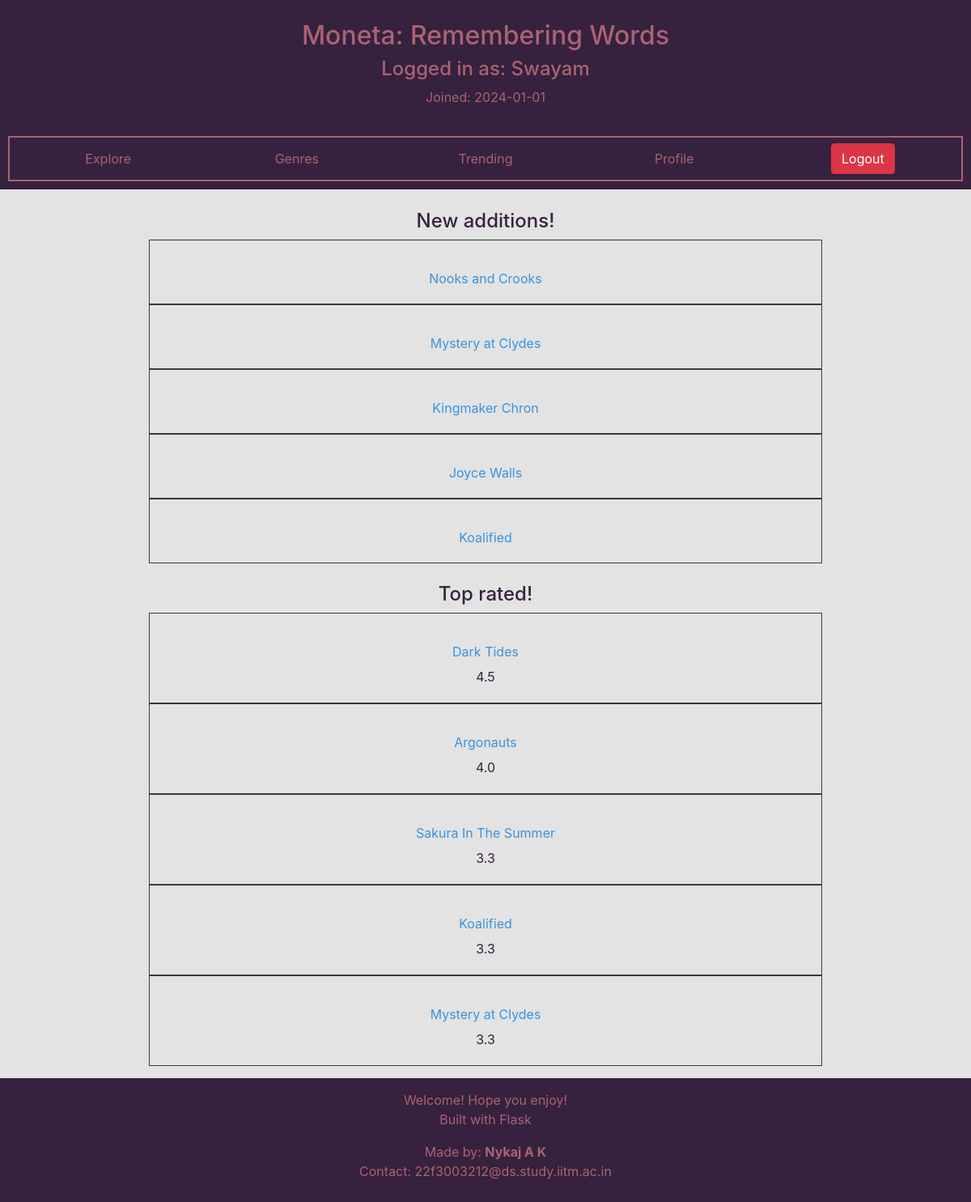
/trending (signed in), run on the app's committed database.
### moneta/models.py (models this page shows, shortened)
class User(db.Model,UserMixin):
    __tablename__ = "user"
    id = db.Column(db.Integer,primary_key = True)
    username = db.Column(db.String(20),nullable=False,unique=True)
    password = db.Column(db.String(60),nullable=True)
    email = db.Column(db.String(60),nullable=False,unique=True)
    doj = db.Column(db.DateTime, nullable=False, default = date.today())
    is_librarian = db.Column(db.Integer,nullable = False, default = 0)
    borrowed = db.relationship('Borrow',backref='user',lazy=True)
    returned = db.relationship('Return',backref='user',lazy=True)
    comments = db.relationship('Comment',backref = 'user', lazy=True)
    requested = db.relationship('Requested',backref = 'user', lazy=True)

class Book(db.Model):
    __tablename__ = "book"
    id = db.Column(db.Integer,primary_key = True)
    name = db.Column(db.String(80), unique = True, nullable = False)
    description = db.Column(db.Text)
    ratings = db.relationship('Rating',backref='book',lazy=True)
    comments = db.relationship('Comment',backref = 'book', lazy=True)
    borrowed = db.relationship('Borrow',backref = 'book',lazy=True)
    requested = db.relationship('Requested',backref = 'book',lazy=True)
    def get_rating(self):
        avg_score = 0
        all_ratings = self.ratings
        for rating in all_ratings:
            avg_score += rating.score
        if (len(all_ratings)):
            avg_score = avg_score / len(all_ratings)
            avg_score = round(avg_score,1)
        else:
            avg_score = 0
        return avg_score
    def __lt__(self,other):
        return len(self.ratings) < len(other.ratings)

### moneta/routes.py (the view)
@app.route("/trending")
@normal_user_required
def trending():
    all_books = Book.query.order_by(Book.id).all()
    new_books = all_books[-5::]
    new_books = new_books[::-1]
    N = 5
    top_books = []
    for book in all_books:
        top_books.append((book.get_rating(),book))
        if len(top_books) > N:
            top_books.sort(reverse=True)
            top_books.pop()
    return render_template('user_specific/trending.html', new_books = new_books,top_books = top_books)

### moneta/routes.py (called while the page is built, shortened)
@login_manager.user_loader
def load_user(user_id):
    user = User.query.filter_by(id=user_id).first()
    app.logger.info(f"User {user.username} was loaded!")
    return user

def normal_user_required(fun):
    @wraps(fun)
    def inner(*args,**kwargs):
        if not current_user.is_anonymous and not current_user.is_librarian:
            return fun(*args,**kwargs)
    return inner

### moneta/templates/user_specific/trending.html
{% extends "user_specific/dashboard.html" %}
{% block main_body %}
    <div class="container text-center">
        <h4 class="help-text">New additions!</h4>
        {% for book in new_books %}
        <div class="mx-auto text-center border border-dark p-1" style="width:75%">
            <br>
            <h5><a class="link-text btn" href="{{ url_for('selected_book',id = book.id) }}">{{book.name}}</a></h5>
        </div>
        {% endfor %}
        <br>
        <h4 class="help-text">Top rated!</h4>
        {% for rating,book in top_books %}
        <div class="mx-auto text-center border border-dark p-1" style="width:75%">
            <br>
            <a class="link-text btn" href="{{ url_for('selected_book',id = book.id) }}">{{book.name}}</a>
            <p class="help-text">{{rating}}</p>
        </div>
        {% endfor %}
    </div>
{% endblock %}

### moneta/templates/user_specific/dashboard.html
{% extends "base_templates/base.html" %}
{% block header_element %}
    <div class="container-flexible" id="header-container">
        <div class="row text-center header-container-element" id="header-container-info">
            <div class="col" id="header-container-info-content">
                <h2 class="header-info-content-text">Moneta: Remembering Words</h2>
                <h4 class="header-info-content-text">Logged in as: {{ current_user.username }} </h4>
                <p class="header-info-content-text">Joined: {{current_user.doj.__str__()[:10:]}}</p>
            </div>
        </div>
        <div class="row text-center header-container-element" id="header-container-links">
            <div class="col header-link-div"><a class="btn header-link" href="{{ url_for('search') }}">Explore</a></div>
            <div class="col header-link-div"><a class="btn header-link" href="{{ url_for('genre') }}">Genres</a></div>
            <div class="col header-link-div"><a class="btn header-link" href="{{ url_for('trending') }}">Trending</a></div>
            <div class="col header-link-div"><a class="btn header-link" href="{{ url_for('home') }}">Profile</a></div>
            <div class="col header-link-div"><a class="btn btn-danger" href="{{ url_for('logout') }}">Logout</a></div>
        </div>
    </div>
{% endblock %}

### moneta/static/custom/global_styles.css (style rules this page uses)
:root { --custom_primary: rgb(57,147,221); --custom_secondary: rgb(84,122,65); --custom_tertiary: rgb(170,99,115); --custom_accent_light: rgb(227,227,227); --custom_accent_dark: rgb(54,33,62); }
body { background-color: var(--custom_accent_light); overflow-x: hidden; min-height: 100vh; display: flex; flex-direction: column; }

### moneta/static/custom/header_styles.css (style rules this page uses)
#header-container { padding: 5px; margin-bottom: 10px; background-color: var(--custom_accent_dark); }
.header-container-element { padding: 5px; margin: 5px; margin-top: 15px; }
.header-link-div { margin: 2px; }
.header-link { color: var(--custom_tertiary); }
.header-info-content-text { color: var(--custom_tertiary); }
#header-container-links { border: 2px solid var(--custom_tertiary); }

### moneta/static/custom/content_text_styles.css (style rules this page uses)
.link-text { color: var(--custom_primary); }
.help-text { color: var(--custom_accent_dark); }

### data on the page
User: username "Swayam", doj "2024-01-01"
Book: name "Nooks and Crooks"
Book: name "Mystery at Clydes", rating "3.3"
Book: name "Kingmaker Chron"
Book: name "Joyce Walls"
Book: name "Koalified", rating "3.3"
Book: name "Dark Tides", rating "4.5"
Book: name "Argonauts", rating "4.0"
Book: name "Sakura In The Summer", rating "3.3"
